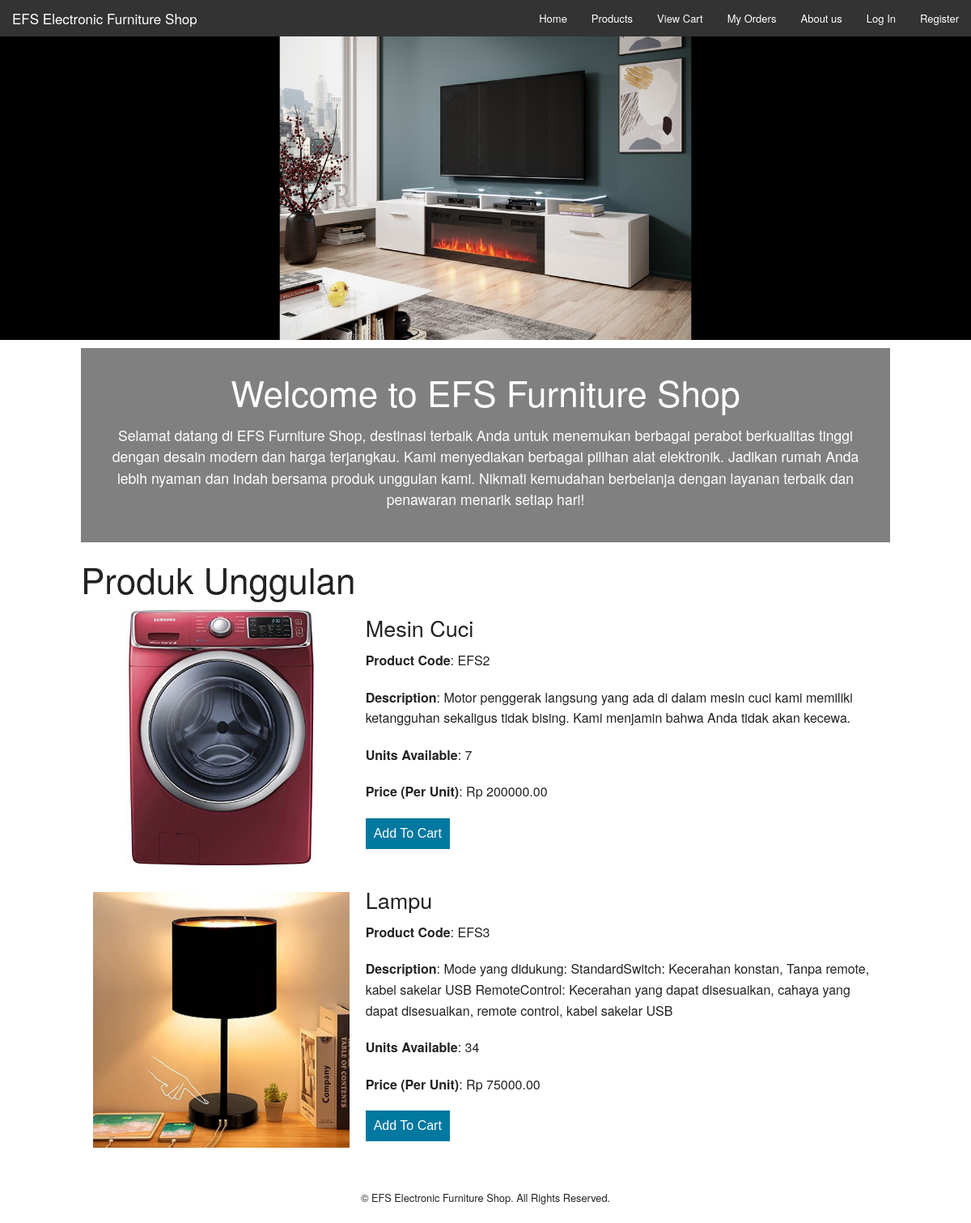
The page / on the database its author committed.
### tables this page shows
CREATE TABLE `products` (
  `id` int NOT NULL,
  `product_code` varchar(60) NOT NULL,
  `product_name` varchar(60) NOT NULL,
  `product_desc` tinytext NOT NULL,
  `product_img_name` varchar(60) NOT NULL,
  `qty` int NOT NULL,
  `price` decimal(10,2) NOT NULL,
  `unggulan` int DEFAULT '0'
);

### index.php (the view, shortened to what this page needs)
<!DOCTYPE html>
<html class="no-js" lang="en">
  <head>
    <link rel="stylesheet" href="css/foundation.css" />
  </head>
  <body>
    <nav class="top-bar" data-topbar role="navigation">
      <ul class="title-area">
        <li class="name">
          <h1><a href="index.php">EFS Electronic Furniture Shop</a></h1>
        </li>
      </ul>
      <section class="top-bar-section">
        <ul class="right">
          <li><a href="index.php">Home</a></li>
          <li><a href="products.php">Products</a></li>
          <li><a href="cart.php">View Cart</a></li>
          <li><a href="orders.php">My Orders</a></li>
          <li><a href="about.php">About us</a></li>
          <?php
          if(isset($_SESSION['username'])){
            echo '<li><a href="account.php">My Account</a></li>';
            echo '<li><a href="logout.php">Log Out</a></li>';
          }
          else{
            echo '<li><a href="login.php">Log In</a></li>';
            echo '<li><a href="register.php">Register</a></li>';
          }
          ?>
        </ul>
      </section>
    </nav>
    <img data-interchange="[images/efc-retina.jpg, (retina)], [images/efc-landscape.jpg, (large)], [images/efc-mobile.jpg, (mobile)], [images/efc-landscape.jpg, (medium)]">
    <div class="row" style="margin-top:10px; background-color: #808080; padding: 20px;">
      <div class="small-12">
        <h1 style="text-align:center; color: #ffffff;">Welcome to EFS Furniture Shop</h1>
          <p style="text-align:center; font-size: 1.1em; margin-top: 10px; line-height: 1.5; color: #ffffff;">
            Selamat datang di EFS Furniture Shop, destinasi terbaik Anda untuk menemukan berbagai perabot berkualitas tinggi
            dengan desain modern dan harga terjangkau. Kami menyediakan berbagai pilihan alat elektronik. Jadikan rumah Anda
            lebih nyaman dan indah bersama produk unggulan kami.
            Nikmati kemudahan berbelanja dengan layanan terbaik dan penawaran menarik setiap hari!
          </p>
        </div>
    </div>
    <div class="row" style="margin-top:10px;">
      <div class="small-12">
        <h1>Produk Unggulan</h1>
          <?php
          include("config.php");
          $result = $mysqli->query('SELECT * FROM products WHERE unggulan = 1');
          if($result){
            while($obj = $result->fetch_object()) {
              echo '<div class="large-12 columns" style="display: flex; align-items: center; margin-bottom: 20px;">';
              echo '<div style="flex: 1;">';
              echo '<img src="images/products/'.$obj->product_img_name.'" style="max-width: 100%; height: auto;"/>';
              echo '</div>';
              echo '<div style="flex: 2; padding-left: 20px;">';
              echo '<h3>'.$obj->product_name.'</h3>';
              echo '<p><strong>Product Code</strong>: '.$obj->product_code.'</p>';
              echo '<p><strong>Description</strong>: '.$obj->product_desc.'</p>';
              echo '<p><strong>Units Available</strong>: '.$obj->qty.'</p>';
              echo '<p><strong>Price (Per Unit)</strong>: Rp '.$obj->price.'</p>';
              if($obj->qty > 0){
                echo '<p><a href="update-cart.php?action=add&id='.$obj->id.'">';
                echo '<input type="submit" value="Add To Cart" style="background: #0078A0; border: none; color: #fff; font-size: 1em; padding: 10px; cursor: pointer;" />';
                echo '</a></p>';
              } else {
                echo '<p style="color: red;">Out Of Stock!</p>';
              }
              echo '</div>';
              echo '</div>';
            }
          }
          ?>
      </div>
    </div>
    <div class="row" style="margin-top:10px;">
      <div class="small-12">
        <footer style="margin-top:10px;">
           <p style="text-align:center; font-size:0.8em;">&copy; EFS Electronic Furniture Shop. All Rights Reserved.</p>
        </footer>
      </div>
    </div>
  </body>
</html>

### rows shown on the page
products: product_img_name (picture), product_name "Mesin Cuci", product_code "EFS2", product_desc "Motor penggerak langsung yang ada di dalam mesin cuci kami memiliki ketangguhan sekaligus tidak bising. Kami menjamin bahwa Anda tidak akan kecewa.", qty "7", price "200000.00"
products: product_img_name (picture), product_name "Lampu", product_code "EFS3", product_desc "Mode yang didukung: StandardSwitch: Kecerahan konstan, Tanpa remote, kabel sakelar USB RemoteControl: Kecerahan yang dapat disesuaikan, cahaya yang dapat disesuaikan, remote control, kabel sakelar USB", qty "34", price "75000.00"
